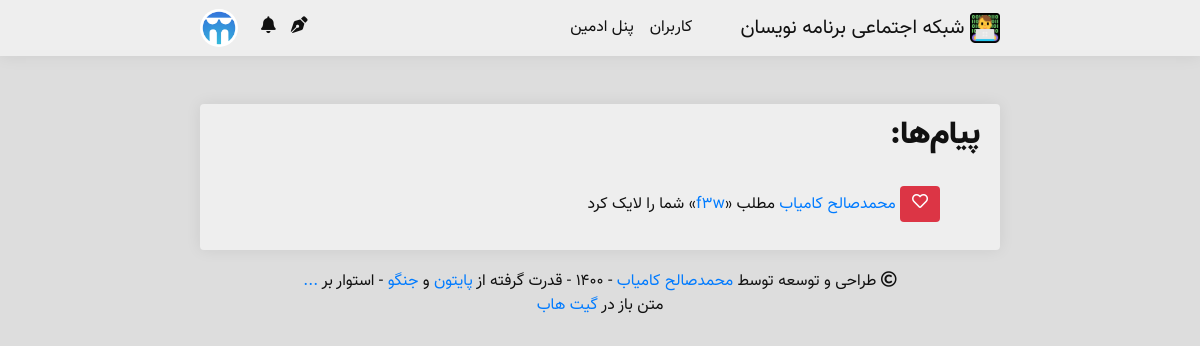
Page /user/notifications/new/ (signed in) on the earlier database version.
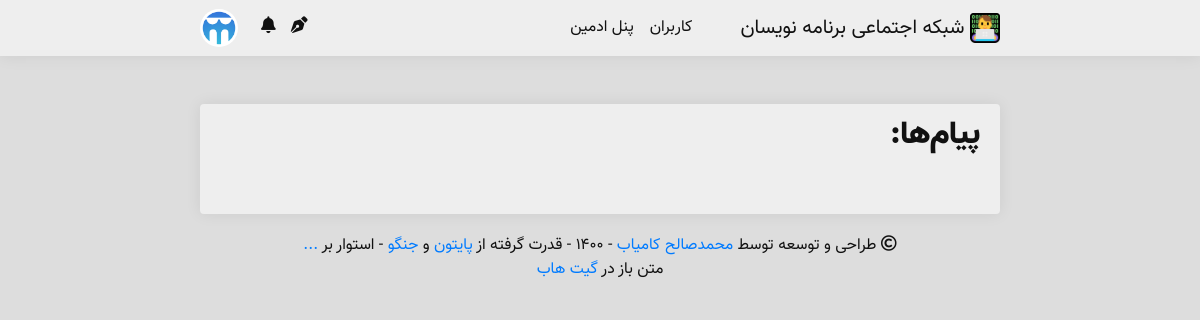
Same page on the later database version.
### main/models.py (models this page shows)
class Notification(models.Model):
    givver = models.ForeignKey('Person', on_delete = models.SET_NULL, null = True, verbose_name = 'گیرنده')
    message = models.TextField(verbose_name = 'متن پیام')
    notif_type = models.CharField(max_length = 10, null = True, default = None, verbose_name = 'نوع')
    done = models.BooleanField(default = False, verbose_name = 'خوانده شده')
    class Meta:
        verbose_name = 'پیام'
        verbose_name_plural = 'پیام‌ها'

### persons/views.py (the view)
# urls.py: path('notifications/new/', views.new_notifications, name = 'new_notifications'),
@login_required
def new_notifications(request):
    person = Person.objects.get(username = request.user.username)
    notifications = Notification.objects.filter(givver = person, done = False).order_by('-id')
    context = {
        'notifications': notifications,
    }
    for notification in notifications:
        notification.done = True
        notification.save()
    mskf.add_notification_availability_to_context(request, context)
    mskf.add_authenticated_user_to_context(request, context)
    return render(request, 'person/notifications/new.html', context)

### main/functions.py (called while the page is built)
    def add_notification_availability_to_context(request, context):
        if request.user.is_authenticated:
            person = Person.objects.get(username=request.user.username)
            notification = Notification.objects.filter(
                givver=person,
                done=False)
            new_notif = False
            if len(notification) > 0:
                new_notif = True
            context['new_notif'] = new_notif
            context['notif_len'] = len(notification)

    def add_authenticated_user_to_context(request, context):
        if request.user.is_authenticated:
            authenticated_user = Person.objects.get(username=request.user.username)
            context['authenticated_user'] = authenticated_user

### media/template/person/notifications/new.html (shortened to what this page needs)
{% extends 'main.html' %}
{% block body %}
    <div class="body  border-gray">
        <h2>پیام‌ها:</h2><br/>
        <ul style="list-style-type: none;">
            {% for notification in notifications %}
                <li>
                    <p>
                        {% if notification.notif_type == 'like' %}
                        <button type="button" class="btn btn-danger  border-gray"><i class="far fa-heart"></i></button>
                        {% elif notification.notif_type == 'comment' %}
                        <button type="button" class="btn btn-warning  border-gray"><i class="fas fa-comment"></i></button>
                        {% elif notification.notif_type == 'replay' %}
                        <button type="button" class="btn btn-primary  border-gray"><i class="fas fa-comments"></i></button>
                        {% elif notification.notif_type == 'follow' %}
                        <button type="button" class="btn btn-primary  border-gray"><i class="fas fa-plus"></i></button>
                        {% endif %}
                        {{ notification.message | safe }}
                    </p>
                </li>
            {% endfor %}
        </ul>
    </div>
{% endblock %}

Differences in the rows shown:
no longer on this page (row edited): Notification: notif_type "like" (drawn), message "محمدصالح کامیاب مطلب « f3w » شما را لایک کرد"
